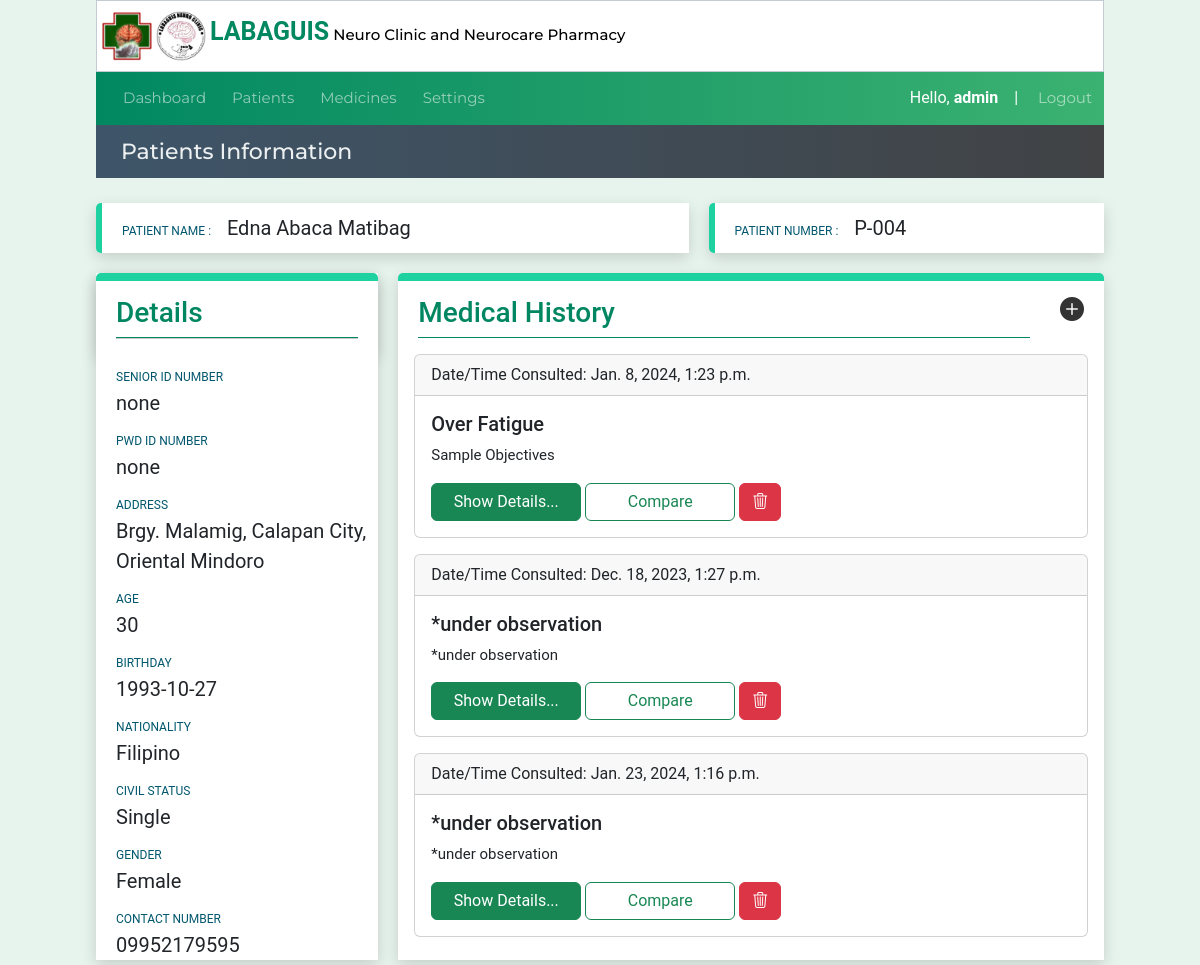
The app's page /patientinfo/31 (signed in), older data.
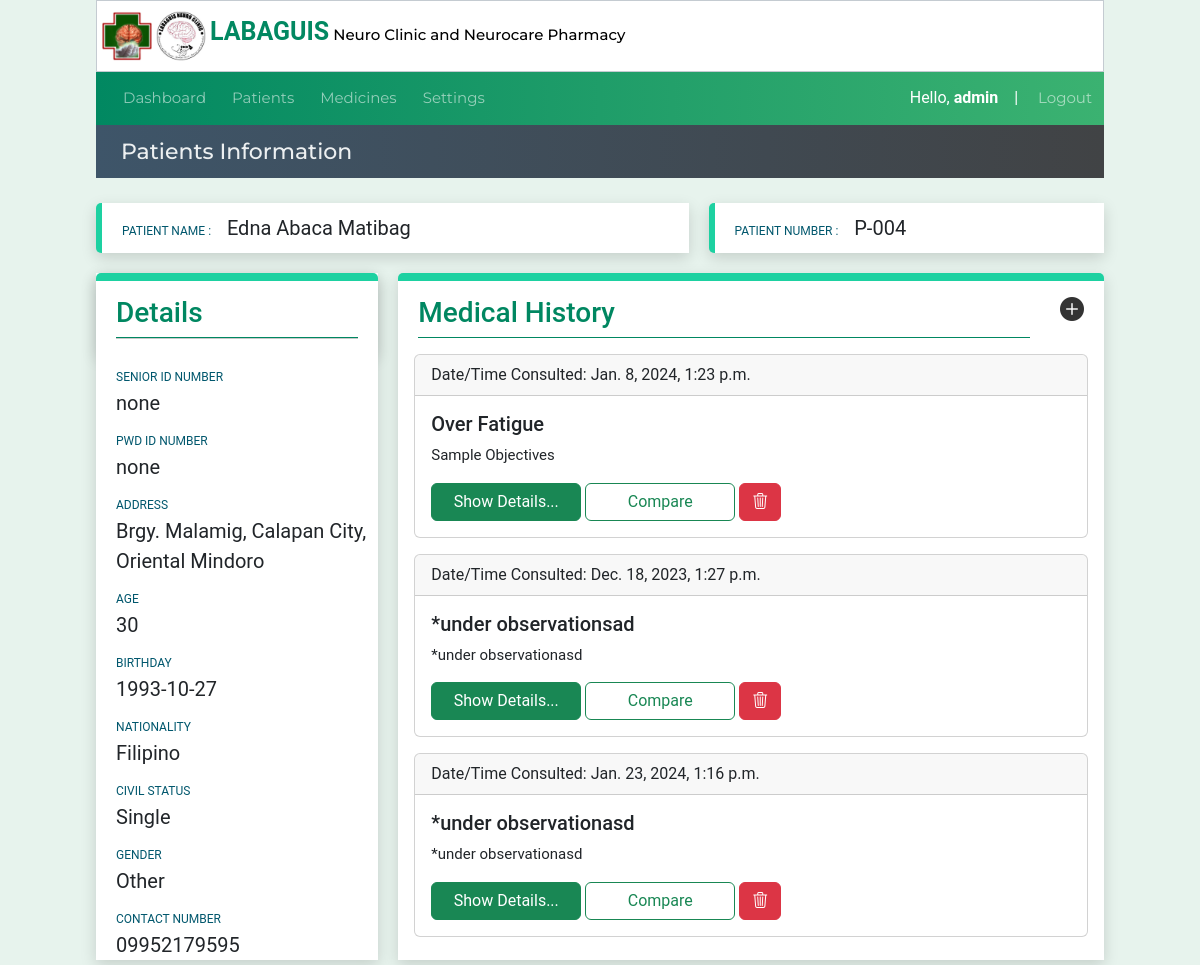
The same page, newer data.
### website/models.py (models this page shows, shortened)
class Patient(models.Model):
    created_at = models.DateTimeField(auto_now_add=True)
    patient_code=models.CharField(max_length=50)
    first_name = models.CharField(max_length=50)
    middle_name = models.CharField(max_length=50)
    last_name = models.CharField(max_length=50)
    age = models.CharField(max_length=50)
    bday = models.CharField(max_length=50,default='')
    civil_status = models.CharField(max_length=50,default='')
    gender = models.CharField(max_length=50)
    address = models.CharField(max_length=100)
    contact_number = models.CharField(max_length=50)
    srID = models.CharField(max_length=50,null=True, blank=True)
    pwdID = models.CharField(max_length=50,null=True, blank=True)
    nationality = models.CharField(max_length=50,null=True, blank=True)

class Patienthistory(models.Model):
    created_at = models.DateTimeField(auto_now_add=True,null=True, blank=True)
    consultCounter = models.CharField(max_length=50)
    patient_code=models.CharField(max_length=50)
    diagnosis = models.TextField(default="*under observation",max_length=500,null=True, blank=True)
    remarks = models.TextField(default="*under observation",max_length=500,null=True, blank=True)
    objectives = models.TextField(default="*under observation",max_length=500,null=True, blank=True)
    plans_recommendations = models.TextField(default="*under observation",max_length=500,null=True, blank=True)
    bp = models.CharField(max_length=50,null=True, blank=True)
    weight = models.CharField(max_length=50,null=True, blank=True)
    height = models.CharField(max_length=50,null=True, blank=True)
    bodytemp = models.CharField(max_length=50,null=True, blank=True)

### website/views.py (the view, shortened to what this page needs)
# urls.py: path('patientinfo/<int:pk>', views.patientinfo, name='patientinfo'),
@login_required(login_url="loginuser")
def patientinfo(request,pk,selectedmed=''):
    date_joined = datetime.now()
    formatted_datetime = formats.date_format(date_joined, "SHORT_DATETIME_FORMAT")
    context = patientinfoData(pk)
    context['medicinedata'] =Medicinelist.objects.all()
    pCode=patientinfoData(pk)['patient_record'].patient_code
    return render(request, 'patientinfo.html',context)

### website/templatetags/custom_tags.py (called while the page is built)
@register.simple_tag
def Medhistory(pcode):
    Phistory = Patienthistory.objects.filter(patient_code=pcode)
    return Phistory

### website/views.py (called while the page is built)
def patientinfoData(pk):
    medicines_list = Medicinelist.objects.all()
    patient_record = Patient.objects.get(id=pk)
    medicationrecord = Prescription.objects.filter(patient_code=patient_record.patient_code)
    context = { 'medicationrecord': medicationrecord,
               'patient_record':patient_record,
               'medicines_list':medicines_list,
               'pCode':patient_record.patient_code,
               'pID':pk,
               }
    return context

### website/templates/patientinfo.html (shortened to what this page needs)
{% extends 'index.html' %}
{% load custom_tags %}
{% block pagetitle %}Patients Information{% endblock pagetitle %}
{% block content %}
<div class="info-row1">
  <div class="col1-info">
    <label class="lbl-pname">PATIENT NAME : &nbsp &nbsp </label>
    <label class="value-pname">{{patient_record.first_name}} {{patient_record.middle_name}}
      {{patient_record.last_name }}
    </label>
  </div>
  <div class="col2-info">
    <label class="lbl-pname">PATIENT NUMBER : &nbsp &nbsp</label>
    <label class="value-pname">{{patient_record.patient_code}} </label>
  </div>
</div>
<div class="info-row2">
  <div class="detials-container">
    <div class="pdetails-head">
      <div class="lbl-details">
        <h3>Details</h3>
      </div>
      <hr>
    </div>
    <div class="pdetails-body">
      <label class="lbl-pname">SENIOR ID NUMBER</label><br />
      <label class="value-pname">{{patient_record.srID}} </label>
    </div>
    <div class="pdetails-body">
      <label class="lbl-pname">PWD ID NUMBER</label><br />
      <label class="value-pname">{{patient_record.pwdID}} </label>
    </div>
    <div class="pdetails-body">
      <label class="lbl-pname">ADDRESS</label><br />
      <label class="value-pname">{{patient_record.address}} </label>
    </div>
    <div class="pdetails-body">
      <label class="lbl-pname">AGE</label><br />
      <label class="value-pname">{{patient_record.age}} </label>
    </div>
    <div class="pdetails-body">
      <label class="lbl-pname">BIRTHDAY</label><br />
      <label class="value-pname">{{patient_record.bday}} </label>
    </div>
    <div class="pdetails-body">
      <label class="lbl-pname">NATIONALITY</label><br />
      <label class="value-pname">{{patient_record.nationality}} </label>
    </div>
    <div class="pdetails-body">
      <label class="lbl-pname">CIVIL STATUS</label><br />
      <label class="value-pname">{{patient_record.civil_status}} </label>
    </div>
    <div class="pdetails-body">
      <label class="lbl-pname">GENDER</label><br />
      <label class="value-pname">{{patient_record.gender}} </label>
    </div>
    <div class="pdetails-body">
      <label class="lbl-pname">CONTACT NUMBER</label><br />
      <label class="value-pname">{{patient_record.contact_number}} </label>
    </div>
  </div>
  <div class="details-history">
    <div class="phistory-head">
      {% block title %}
      <div class="lbl-details">
        <h3>Medical History </h3>
      </div>
      <div class="add-medication"><a href="{% url "medicalhistorytb" patient_record.id%}">
          <h4><i class="bi bi-plus-circle-fill"></i></h4>
        </a></div>
      {% endblock title %}
    </div>
    {% block content1 %}
    {% Medhistory patient_record.patient_code as records %}
    {% for record in records %}
    <div class="card m-3">
      <div class="card-header">
        Date/Time Consulted:  {{record.created_at}}
      </div>
      <div class="card-body">
        <h5 class="card-title">{{record.remarks}}</h5>
        <p class="card-text">{{record.objectives}}</p>
        <a href="{% url "patientmedinfo_geninfo" patient_record.id record.id%}" class="btn btn-success" style="width:150px">Show Details...</a>
        <a href="{% url "comparepage" patient_record.id record.id%}" target="_blank" class="btn btn-outline-success" style="width:150px">Compare</a>
        <a href="{% url "deletemedicalhistory" patient_record.id record.id%}" class="btn btn-danger" ><i class="bi bi-trash3"></i></a>
      </div>
    </div>
    {% endfor %}
{% endblock content1 %}
</div>
</div>
{% endblock content %}

### website/templates/index.html (shortened to what this page needs)
{% load static %}
{% load custom_tags %}
<!DOCTYPE html>
<html>
  <head>
    <link
      href="https://cdn.jsdelivr.net/npm/bootstrap@5.3.1/dist/css/bootstrap.min.css"
      rel="stylesheet"
    />
    <link
      rel="stylesheet"
      href="https://cdn.jsdelivr.net/npm/bootstrap-icons@1.10.5/font/bootstrap-icons.css"
    />
    <link
      rel="stylesheet"
      href="https://cdn.datatables.net/1.13.6/css/jquery.dataTables.min.css"
    />
    <link rel="stylesheet" href="{% static 'style.css' %}" />
  </head>
  <body>
<div class="sticky">
   <div class=" header-base ">
      <div>
        <img src="{% static "logo.png" %}" width="50px">
        <img src="{% static "logo2.jpg" %}" width="50px">
      <span class="logotitle"><b>LABAGUIS</b></span> <strong style="color:black;font-size:15px;">Neuro Clinic and Neurocare Pharmacy</strong></div>
    </div>
    {% include 'navbar.html' %}
    <div class=" header-main2">
      <strong style="font-size:22px;margin-left:20px;">
        {% block pagetitle %}{% endblock %}
      </strong>
    </div>
  </div>
    <div class="content-main">
        {% block content%}
        {% endblock %}
      </div>
  </body>
</html>

### website/templates/navbar.html (shortened to what this page needs)
<div class="header-main5" style="z-index: 2;">
    <nav class="navbar navbar-dark navbar-expand-md ">
        <div class="container-fluid" >
          <div class="collapse navbar-collapse" id="navbarNav">
            <ul class="navbar-nav">
              <li class="nav-item ">
                <a class="nav-link " aria-current="page" href="{% url "dashboard" %}">Dashboard</a>
              </li>
              <li class="nav-item">
                <a class="nav-link " href="{% url "patienttable" %}">Patients</a>
              </li>
              <li class="nav-item">
                <a class="nav-link" href="{% url "medications" %}">Medicines</a>
              </li>
              <li class="nav-item">
                <a class="nav-link" href="{% url "medicationsettings" %}">Settings</a>
              </li>
            </ul>
          </div>
          Hello,&nbsp <b>{{request.user}}</b> &nbsp &nbsp | &nbsp
        </div>
        <a class="nav-item nav-link navbar-nav" style="margin-right:10px;" href="{% url "logoutuser" %}">Logout</a>
      </nav>
</div>

### website/static/style.css (style rules this page uses)
* { box-sizing:border-box; margin: 0; padding: 0; font-family: 'Roboto', sans-serif; }
body { background-color: #e7f3ed; }
header li,a,strong, button { font-family: 'Montserrat', sans-serif; font-weight: 500; font-size: 13px; color: #edf0f1; text-decoration: none; padding: 0px 0px; margin: 0px 0px; }
.nav-link { font-size: 15px; }
.content-main { height: 100%; margin: 5px 8%; }
.left-menu lu,li { font-size: 5px; text-decoration: none; color: black; padding: 5px; list-style: none; margin: 0; }
.info-row1 { display: inline-flex; width: 100%; }
.info-row2 { display: inline-flex; width: 100%; }
.lbl-pname { font-size:12px; color: #01576d; }
.value-pname { font-size: 20px; font-style: bold; }
.col1-info { margin: 20px 0; margin-right: 20px; padding: 10px 20px; background-color:white; width:60%; border-left: 6px solid #1dd1a1; border-radius: 5px 0 0 5px; box-shadow: 0 5px 15px 0 #00000026; }
.col2-info { margin: 20px 0; padding: 10px 20px; background-color:white; width:40%; border-left: 6px solid #1dd1a1; border-radius: 5px 0 0 5px; box-shadow: 0 5px 15px 0 #00000026; }
.pdetails-head { width: 100%; padding: 15px 20px; border-top: 8px solid #1dd1a1; border-radius: 5px 5px 0 0; box-shadow: 0 5px 15px 0 #00000026; }
.pdetails-body { padding-left:20px; padding-top: 10px; background-color: white; width: 100%; }
.lbl-details { color: rgb(0,135,97); border-bottom: 1px solid rgb(0,135,97); width: 100%; }
.detials-container { margin-right: 20px; display: block; width: 40%; box-shadow: 0 5px 15px 0 #00000026; background-color:white; }
hr { margin: 0; padding: 0; }
.details-history { background-color:white; width: 100%; border-top: 8px solid #1dd1a1; border-radius: 5px 5px 0 0; box-shadow: 0 5px 15px 0 #00000026; }
.phistory-head { display: inline-flex; width: 100%; padding: 15px 20px 0 20px; border-radius: 5px 5px 0 0; justify-content:space-between; }
.add-medication { margin-left: 30px; }
.add-medication a { color:rgb(0, 0, 0,0.8); }
.header-main5 { height: 100%; margin: 0px 8%; background-color: #80c3e3; background: rgb(1,136,97); background: linear-gradient(90deg, rgba(1,136,97,1) 0%, rgba(31,157,105,1) 50%, rgba(59,178,113,1) 100%); color: white; }
.header-main2 { height: 100%; margin: 0px 8%; background-color: #24242a; background: rgb(62,85,105); background: linear-gradient(90deg, rgba(62,85,105,1) 0%, rgba(65,67,69,1) 100%); color: white; padding: 10px 5px; }
.navbar { padding: 2px; }
.header-base { height: 100%; margin: 0px 8% 0 8%; padding: 10px 5px; background-color: white; border: 1px solid rgb(62,85,105,0.3); }
.logotitle { font-family: Verdana; color: #028861; font-size: 25px; margin-top: 50px; }
.sticky { position: sticky; top: 0; width: 100%; }
.reg-rows label,span,p,ul,li { font-size: 15px; }

Row changes from the older to the newer data that the page shows:
changed Patient "Edna": gender "Female" → "Other"
changed Patienthistory: remarks "*under observation" → "*under observationsad"; objectives "*under observation" → "*under observationasd"
changed Patienthistory "Jan. 23, 2024, 1:16 p.m.": remarks "*under observation" → "*under observationasd"; objectives "*under observation" → "*under observationasd"
